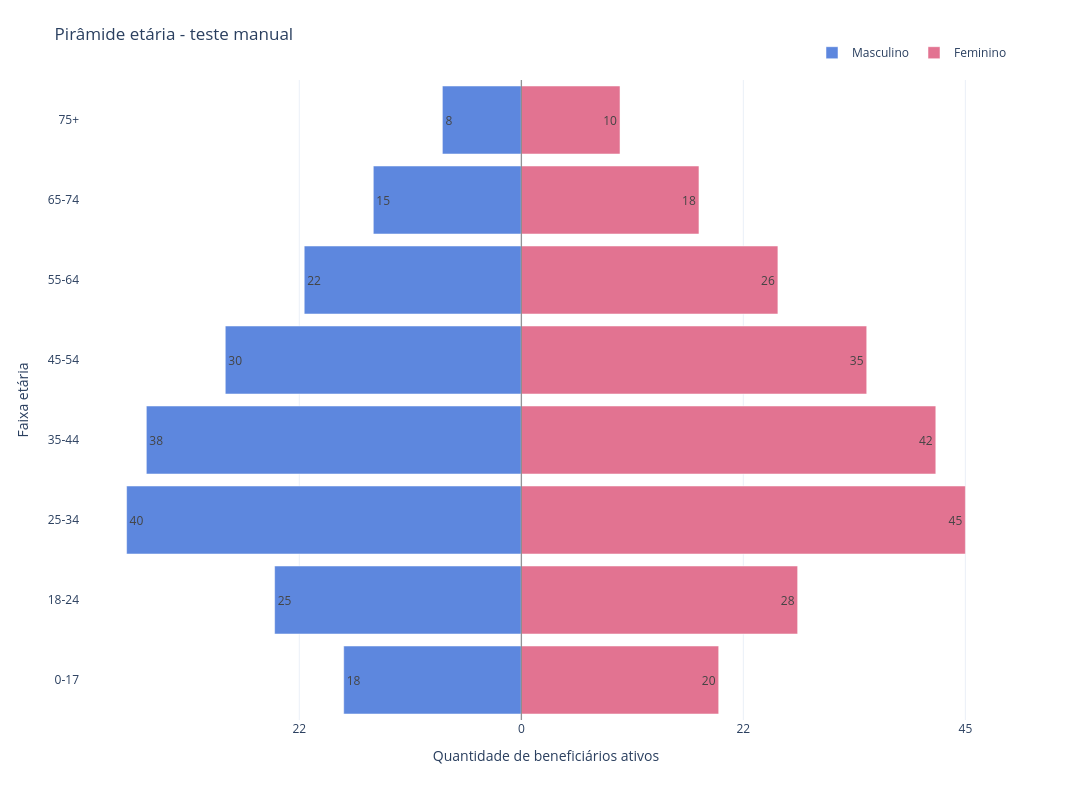

Source (notebook cell):
### Code cell
df_teste_piramide = pd.DataFrame({
    "faixa_etaria": [
        "0-17", "0-17",
        "18-24", "18-24",
        "25-34", "25-34",
        "35-44", "35-44",
        "45-54", "45-54",
        "55-64", "55-64",
        "65-74", "65-74",
        "75+", "75+"
    ],
    "genero": [
        "Masculino", "Feminino",
        "Masculino", "Feminino",
        "Masculino", "Feminino",
        "Masculino", "Feminino",
        "Masculino", "Feminino",
        "Masculino", "Feminino",
        "Masculino", "Feminino",
        "Masculino", "Feminino"
    ],
    "qtd_ativos": [
        18, 20,
        25, 28,
        40, 45,
        38, 42,
        30, 35,
        22, 26,
        15, 18,
        8, 10
    ]
})

fig1 = grafico_piramide_etaria(
    df_plot=df_teste_piramide,
    titulo="Pirâmide etária - teste manual"
)

fig1.show()

### Figure 1 — Plotly figure (JSON) as saved in the notebook; plotly's stock layout.template omitted (floating-point values rounded to 4 significant figures)
{"data": [{"marker": {"color": "rgb(93, 135, 222)"}, "name": "Masculino", "orientation": "h", "text": [18.0, 25.0, 40.0, 38.0, 30.0, 22.0, 15.0, 8.0], "textposition": "auto", "type": "bar", "x": [-18, -25, -40, -38, -30, -22, -15, -8], "y": ["0-17", "18-24", "25-34", "35-44", "45-54", "55-64", "65-74", "75+"]}, {"marker": {"color": "rgb(226, 115, 145)"}, "name": "Feminino", "orientation": "h", "text": [20.0, 28.0, 45.0, 42.0, 35.0, 26.0, 18.0, 10.0], "textposition": "auto", "type": "bar", "x": [20, 28, 45, 42, 35, 26, 18, 10], "y": ["0-17", "18-24", "25-34", "35-44", "45-54", "55-64", "65-74", "75+"]}], "layout": {"bargap": 0.15, "barmode": "relative", "height": 800, "legend": {"orientation": "h", "x": 1, "xanchor": "right", "y": 1.02, "yanchor": "bottom"}, "margin": {"b": 80, "l": 80, "r": 80, "t": 80}, "shapes": [{"line": {"color": "gray", "width": 1}, "type": "line", "x0": 0, "x1": 0, "xref": "x", "y0": 0, "y1": 1, "yref": "y domain"}], "title": {"text": "Pirâmide etária - teste manual"}, "width": 1400, "xaxis": {"ticktext": ["45", "22", "0", "22", "45"], "tickvals": [-45, -22.5, 0, 22.5, 45], "title": {"text": "Quantidade de beneficiários ativos"}}, "yaxis": {"categoryarray": ["0-17", "18-24", "25-34", "35-44", "45-54", "55-64", "65-74", "75+"], "categoryorder": "array", "title": {"text": "Faixa etária"}}}}
